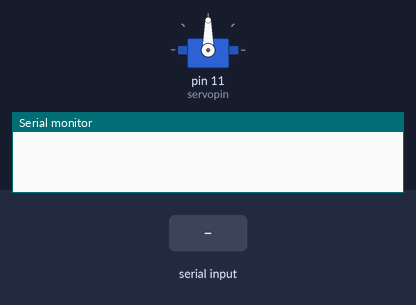
Recording of a sketch running on a simulated Arduino Uno, built with avr-gcc and run on an emulated ATmega328P. Parts: servo, the last lines printed to the serial monitor. Inputs (shaded band) come from the test bench.

Above: at 1.2 s.
1.3 s: "90,45\n" received over Serial
At 2.5 s:
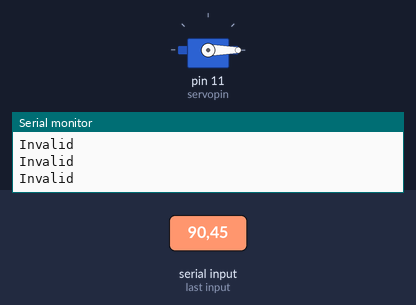
Timing chart, 0 to 4.3 s (numbered marks = the images above; inputs shaded):
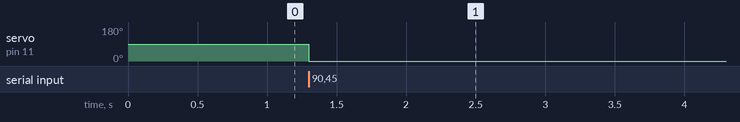

The sketch:

daring_robo_allis1.ino
```cpp
// C++ code
//
#include<Servo.h>
Servo secservo;
int servopin= 11;


void setup()
{
  secservo.attach(servopin);
  Serial.begin(9600);
}

void loop()
{
  while (Serial.available()== 0);
  int value = Serial.read() - '0';
  int i=0;

  if (value == 1)
  {
    Serial.println(value);
    i = i + 90;
    secservo.write(i);
  }
  else if(value == 0)
  {
    Serial.println(value);
    i=i-90;
    secservo.write(i);
  }
  else
  {
    Serial.println("Invalid");
    secservo.write(0);
    Serial.flush();
  }
}
```

Measured:
- after the input at 1.3 s, servo on pin 11 (servopin): 90° → 0° at once
